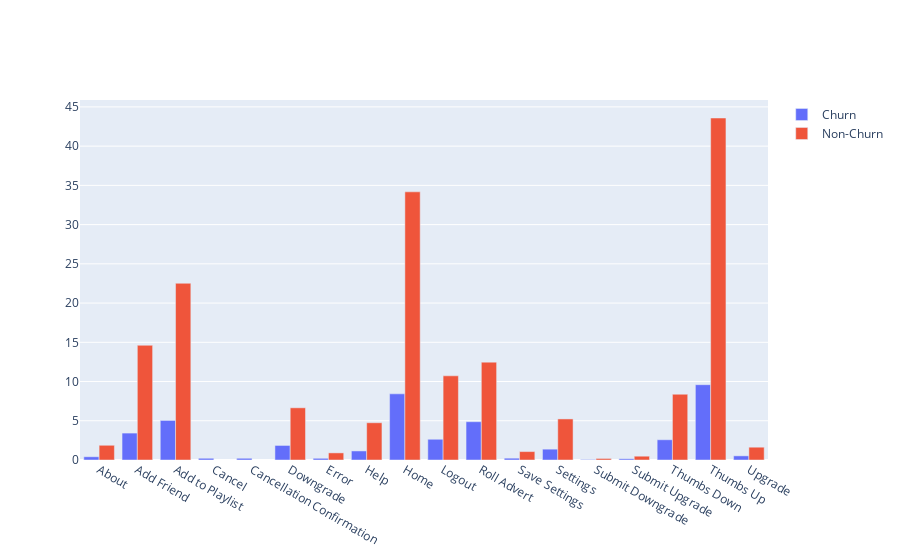

Notebook code for this chart:
### Code cell
fig = go.Figure()
fig.add_trace(go.Bar(x=page_counts_df.page,
                     y=page_counts_df.average_x,
                     name="Churn"))
fig.add_trace(go.Bar(x=page_counts_df.page,
                     y=page_counts_df.average_y,
                     name="Non-Churn"))

fig.update_layout(
    xaxis = dict(
        tickmode = 'array',
        tickvals = page_counts_df.page
        #ticktext = df["CLASS"])
    )
)

### Figure 1 — Plotly figure (JSON) as saved in the notebook; plotly's stock layout.template omitted (floating-point values rounded to 4 significant figures)
{"data": [{"name": "Churn", "type": "bar", "x": ["About", "Add Friend", "Add to Playlist", "Cancel", "Cancellation Confirmation", "Downgrade", "Error", "Help", "Home", "Logout", "Roll Advert", "Save Settings", "Settings", "Submit Downgrade", "Submit Upgrade", "Thumbs Down", "Thumbs Up", "Upgrade"], "y": [0.4129, 3.431, 5.042, 0.221, 0.221, 1.855, 0.2165, 1.154, 8.433, 2.643, 4.879, 0.2321, 1.382, 0.06473, 0.1562, 2.58, 9.598, 0.529]}, {"name": "Non-Churn", "type": "bar", "x": ["About", "Add Friend", "Add to Playlist", "Cancel", "Cancellation Confirmation", "Downgrade", "Error", "Help", "Home", "Logout", "Roll Advert", "Save Settings", "Settings", "Submit Downgrade", "Submit Upgrade", "Thumbs Down", "Thumbs Up", "Upgrade"], "y": [1.877, 14.62, 22.52, null, null, 6.652, 0.9062, 4.748, 34.18, 10.73, 12.47, 1.074, 5.234, 0.1964, 0.4844, 8.382, 43.58, 1.632]}], "layout": {"xaxis": {"tickmode": "array", "tickvals": ["About", "Add Friend", "Add to Playlist", "Cancel", "Cancellation Confirmation", "Downgrade", "Error", "Help", "Home", "Logout", "Roll Advert", "Save Settings", "Settings", "Submit Downgrade", "Submit Upgrade", "Thumbs Down", "Thumbs Up", "Upgrade"]}}}
